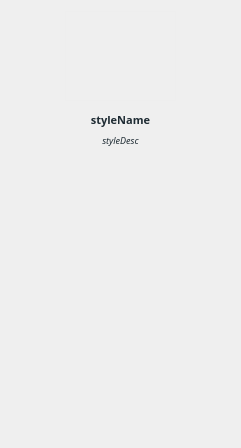
<?xml version="1.0" encoding="UTF-8"?>
<ui version="4.0">
 <class>StyleItemWidget</class>
 <widget class="QWidget" name="StyleItemWidget">
  <property name="geometry">
   <rect>
    <x>0</x>
    <y>0</y>
    <width>241</width>
    <height>448</height>
   </rect>
  </property>
  <property name="minimumSize">
   <size>
    <width>0</width>
    <height>90</height>
   </size>
  </property>
  <property name="windowTitle">
   <string>Form</string>
  </property>
  <property name="styleSheet">
   <string notr="true">color: rgb(30, 43, 51);</string>
  </property>
  <layout class="QVBoxLayout" name="verticalLayout">
   <item>
    <layout class="QHBoxLayout" name="horizontalLayout">
     <item>
      <widget class="QLabel" name="stylePreview">
       <property name="minimumSize">
        <size>
         <width>111</width>
         <height>90</height>
        </size>
       </property>
       <property name="maximumSize">
        <size>
         <width>111</width>
         <height>90</height>
        </size>
       </property>
       <property name="styleSheet">
        <string notr="true">border: 1px solid rgb(236, 236, 236, 100);
</string>
       </property>
       <property name="text">
        <string/>
       </property>
       <property name="pixmap">
        <pixmap>../../../../../../../../Pictures/hede.jpg</pixmap>
       </property>
       <property name="scaledContents">
        <bool>true</bool>
       </property>
       <property name="alignment">
        <set>Qt::AlignCenter</set>
       </property>
      </widget>
     </item>
    </layout>
   </item>
   <item>
    <spacer name="verticalSpacer_2">
     <property name="orientation">
      <enum>Qt::Vertical</enum>
     </property>
     <property name="sizeType">
      <enum>QSizePolicy::Fixed</enum>
     </property>
     <property name="sizeHint" stdset="0">
      <size>
       <width>13</width>
       <height>5</height>
      </size>
     </property>
    </spacer>
   </item>
   <item>
    <widget class="QLabel" name="styleName">
     <property name="font">
      <font>
       <family>Sans Serif</family>
       <pointsize>8</pointsize>
       <weight>75</weight>
       <bold>true</bold>
      </font>
     </property>
     <property name="text">
      <string>styleName</string>
     </property>
     <property name="alignment">
      <set>Qt::AlignCenter</set>
     </property>
     <property name="wordWrap">
      <bool>true</bool>
     </property>
    </widget>
   </item>
   <item>
    <widget class="QLabel" name="styleDesc">
     <property name="minimumSize">
      <size>
       <width>0</width>
       <height>0</height>
      </size>
     </property>
     <property name="font">
      <font>
       <family>Sans Serif</family>
       <pointsize>7</pointsize>
       <italic>true</italic>
      </font>
     </property>
     <property name="styleSheet">
      <string notr="true"/>
     </property>
     <property name="text">
      <string>styleDesc</string>
     </property>
     <property name="alignment">
      <set>Qt::AlignCenter</set>
     </property>
     <property name="wordWrap">
      <bool>true</bool>
     </property>
    </widget>
   </item>
   <item>
    <spacer name="verticalSpacer">
     <property name="orientation">
      <enum>Qt::Vertical</enum>
     </property>
     <property name="sizeType">
      <enum>QSizePolicy::Expanding</enum>
     </property>
     <property name="sizeHint" stdset="0">
      <size>
       <width>20</width>
       <height>40</height>
      </size>
     </property>
    </spacer>
   </item>
  </layout>
 </widget>
 <resources/>
 <connections/>
</ui>
